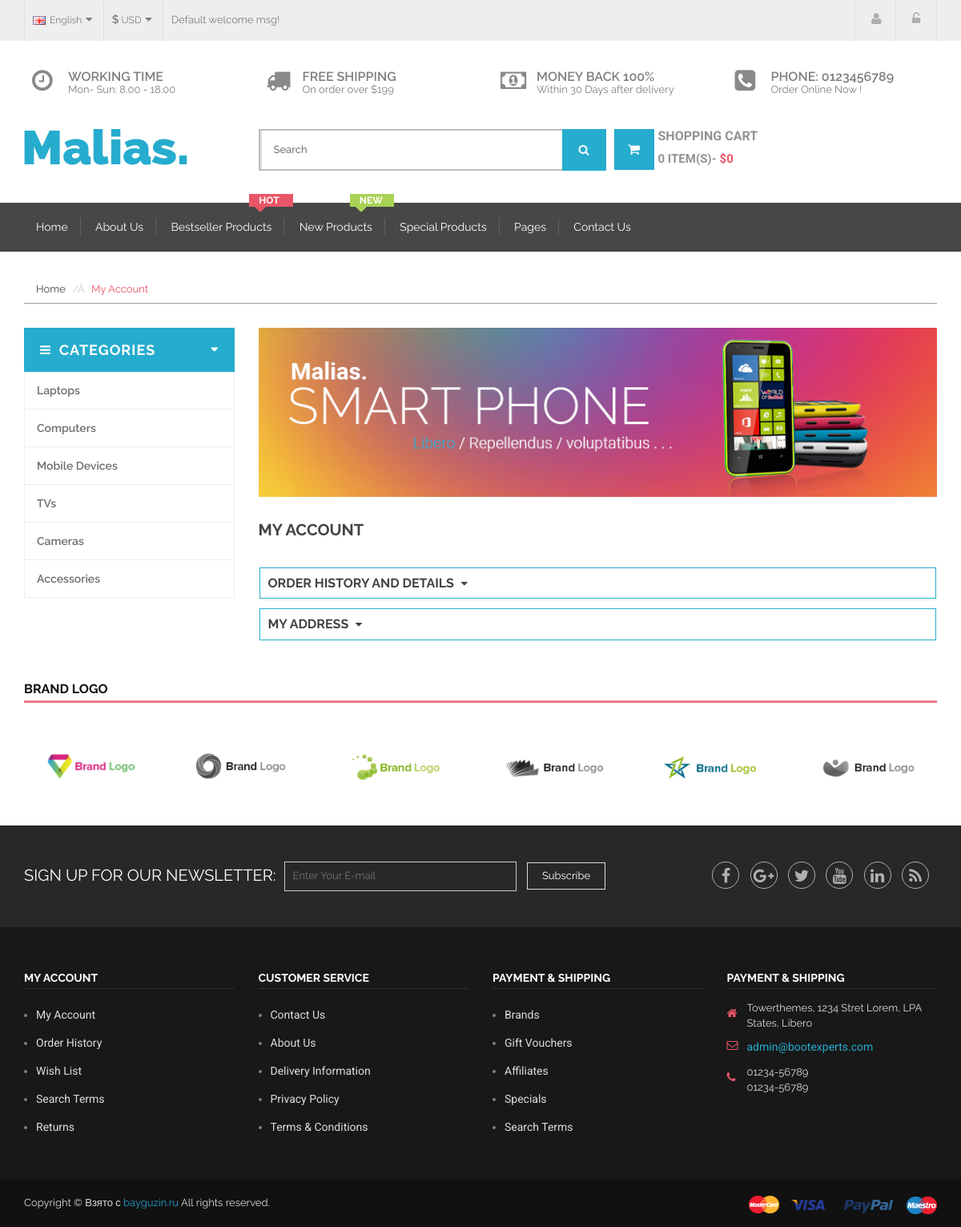
Screenshot of /my-account (signed in) with the database file from the repository.
### config/routes.php (called while the page is built)
<?php
return array(
    'search'=>'search/search',
    'my-account'=>'myaccount/enter',
    'account'=>'account/authorization',
    'cart/remove/([0-9]+)'=>'cart/remove/$1',
    'cart/price'=>'cart/price',
    'cart/add/([0-9]+)'=>'cart/add/$1',
    'cart'=>'cart/view',
    'product/view/([0-9]+)'=>'catalog/modal/$1',
    'category/([0-9]+)' => 'catalog/category/$1',
    '' => 'home/index'
);

### controllers/MyaccountController.php (called while the page is built, shortened)
<?php
class MyaccountController{
    public function actionEnter(){
        $category = Home::getProductCategory();
        require_once ROOT . '../views/my-account.php';
        return true;
    }
}

### index.php (called while the page is built, shortened)
<?php
require_once(ROOT.'/components/Router.php');
$router = new Router();
$router->run();

### models/Home.php (called while the page is built)
<?php
class Home{
    public static function getProductCategory(){
        $db=Db::getConnection();
        $category=array();
        $result=$db->query("SELECT * FROM `Product-category` WHERE `show_category` = 1");
        $i=0;
        while($row=$result->fetch()){
            $category[$i]['id_category']=$row['id_category'];
            $category[$i]['name_category']=$row['name_category'];
            $category[$i]['show_category']=$row['show_category'];
            $i++;
        }
        return $category;
    }
}

### views/my-account.php (the view, shortened to what this page needs)
<?php include ROOT . '/views/layouts/header.php'; ?>
<section class="page-content">
    <div class="container">
        <div class="row">
            <div class="col-md-12">
                <ul class="page-menu">
                    <li><a href="index.html">Home</a></li>
                    <li class="active"><a href="my-account.html">My Account</a></li>
                </ul>
            </div>
        </div>
        <div class="row">
            <div class="col-md-3">
                <div class="left-category-menu hidden-sm hidden-xs">
                    <div class="left-product-cat">
                        <div class="category-heading">
                            <h2>categories</h2>
                        </div>
                        <div class="category-menu-list">
                            <ul>
                                <?php foreach ($category as $key): ?>
                                    <li class="arrow-plus">
                                        <a href="<?php echo'/category/' . $key['id_category']; ?>"><?php echo $key['name_category'] ?></a>
                                    </li>
                                <?php endforeach; ?>
                            </ul>
                        </div>
                    </div>
                </div>
            </div>
            <div class="col-md-9">
                <div class="product-banner">
                    <div class="row">
                        <div class="col-xs-12">
                            <div class="banner">
                                <a href="#"><img src="/views/img/banner/12.jpg" alt="Product Banner"></a>
                            </div>
                        </div>
                    </div>
                </div>
                <div class="entry-header-area">
                    <div class="row">
                        <div class="col-md-12">
                            <div class="entry-header">
                                <h2 class="entry-title">My Account</h2>
                            </div>
                        </div>
                    </div>
                </div>
                <div class="checkout-area">
                    <div class="row">
                        <div class="col-md-12">
                            <div class="panel-group" id="accordion">
                                <div class="panel panel_default">
                                    <div class="panel-heading">
                                        <h4 class="panel-title">
                                            <a class="accordion-trigger collapsed" data-toggle="collapse" data-parent="#accordion" href="#checkout-confirm">Order History And Details <i class="fa fa-caret-down"></i> </a>
                                        </h4>
                                    </div>
                                </div>
                                <div class="panel panel_default">
                                    <div class="panel-heading">
                                        <h4 class="panel-title">
                                            <a class="accordion-trigger collapsed" data-toggle="collapse" data-parent="#accordion" href="#shipping-address">My Address <i class="fa fa-caret-down"></i> </a>
                                        </h4>
                                    </div>
                                </div>
                            </div>
                        </div>
                    </div>
                </div>
                <div class="my-account-area">
                    <div class="row">
                        <div class="col-md-6">
                        </div>
                    </div>
                </div>
            </div>
        </div>
    </div>
    <div class="brand-logo-area carosel-navigation">
        <div class="container">
            <div class="row">
                <div class="col-md-12">
                    <div class="area-title">
                        <h3 class="title-group border-red gfont-1">Brand Logo</h3>
                    </div>
                </div>
            </div>
            <div class="row">
                <div class="active-brand-logo">
                    <div class="col-md-2">
                        <div class="single-brand-logo">
                            <a href="#"><img src="/views/img/brand/1.png" alt=""></a>
                        </div>
                    </div>
                    <div class="col-md-2">
                        <div class="single-brand-logo">
                            <a href="#"><img src="/views/img/brand/2.png" alt=""></a>
                        </div>
                    </div>
                    <div class="col-md-2">
                        <div class="single-brand-logo">
                            <a href="#"><img src="/views/img/brand/3.png" alt=""></a>
                        </div>
                    </div>
                    <div class="col-md-2">
                        <div class="single-brand-logo">
                            <a href="#"><img src="/views/img/brand/4.png" alt=""></a>
                        </div>
                    </div>
                    <div class="col-md-2">
                        <div class="single-brand-logo">
                            <a href="#"><img src="/views/img/brand/5.png" alt=""></a>
                        </div>
                    </div>
                    <div class="col-md-2">
                        <div class="single-brand-logo">
                            <a href="#"><img src="/views/img/brand/6.png" alt=""></a>
                        </div>
                    </div>
                </div>
            </div>
        </div>
    </div>
    <div class="subscribe-area">
        <div class="container">
            <div class="row">
                <div class="col-md-8 col-sm-7 col-xs-12">
                    <label class="hidden-sm hidden-xs">Sign Up for Our Newsletter:</label>
                    <div class="subscribe">
                        <form action="#">
                            <input type="text" placeholder="Enter Your E-mail">
                            <button type="submit">Subscribe</button>
                        </form>
                    </div>
                </div>
                <div class="col-md-4 col-sm-5 col-xs-12">
                    <div class="social-media">
                        <a href="#"><i class="fa fa-facebook fb"></i></a>
                        <a href="#"><i class="fa fa-google-plus gp"></i></a>
                        <a href="#"><i class="fa fa-twitter tt"></i></a>
                        <a href="#"><i class="fa fa-youtube yt"></i></a>
                        <a href="#"><i class="fa fa-linkedin li"></i></a>
                        <a href="#"><i class="fa fa-rss rs"></i></a>
                    </div>
                </div>
            </div>
        </div>
    </div>
</section>
<?php include_once ROOT . '/views/layouts/footer.php'; ?>

### components/Router.php (shortened to what this page needs)
<?php
class Router {
    private $routes;
    public function __construct() {
        $routesPath = ROOT . '/config/routes.php';
        $this->routes = include($routesPath);
    }
    private function getURI() {
        if (!empty($_SERVER['REQUEST_URI'])) {
            return trim($_SERVER['REQUEST_URI'], '/');
        }
    }
    public function run() {
        $uri = $this->getURI();
        foreach ($this->routes as $uriPattern => $path) {
            if (preg_match("~$uriPattern~", $uri)) {
                $internalRoute = preg_replace("~$uriPattern~", $path, $uri);
                $segments = explode('/', $internalRoute);
                $controllerName = array_shift($segments).'Controller';
                $actionName = 'action'.ucfirst(array_shift($segments));
                $parameters = $segments;
                $controllerObject = new $controllerName;
                $result = call_user_func_array(array($controllerObject, $actionName), $parameters);
                if ($result != null) {
                    break;
                }
            }
        }
    }
}

### views/css/main.css (style rules this page uses)
html { color: #222; font-size: 1em; line-height: 1.4; }
audio, canvas, iframe, img, svg, video { vertical-align: middle; }

### rows the page displays
product-category: name_category "Laptops"
product-category: name_category "Computers"
product-category: name_category "Mobile Devices"
product-category: name_category "TVs"
product-category: name_category "Cameras"
product-category: name_category "Accessories"
